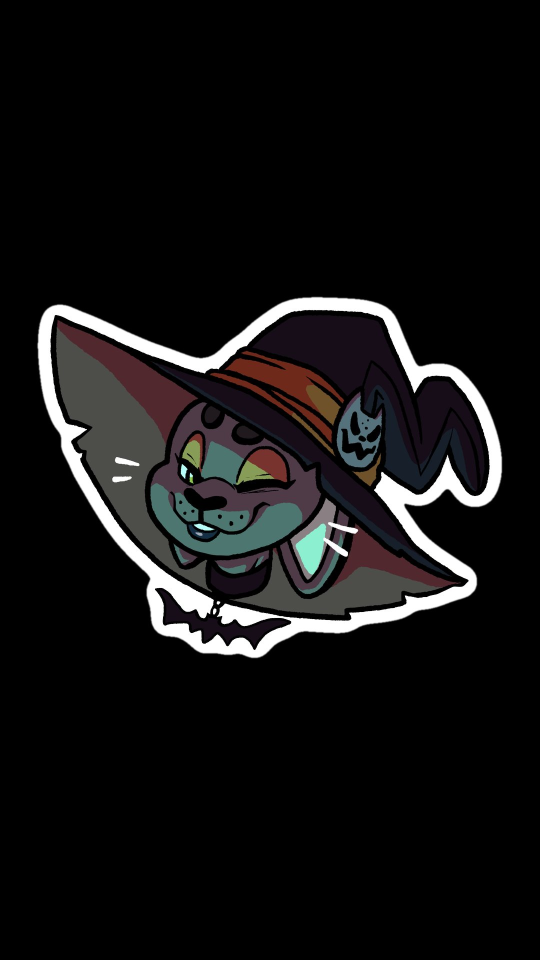
#> input picture tools/samsung-a145f/splash/witch-cat.png, 1080 x 1920 px, found by its file name (shown at 1/2 size)
$ python make_splash.py tools/samsung-a145f/splash/witch-cat.png
#> lines starting #> are read from the running program, lines starting #| are printed output that depends on the picture
#!/usr/bin/env python3
"""Turn a picture into board/samsung/a145f-splash.h (256-colour palette + RLE).

  python3 tools/samsung-a145f/make_splash.py tools/samsung-a145f/splash/witch-cat.png

The picture should have a black background (the framebuffer is black). It is
cropped to the non-black area, near-black noise (JPEG ringing) is flattened to
pure black, and the result is stored as run-length pairs of (count, palette
index), so a flat-coloured drawing costs a few hundred KiB at most.
Needs Pillow:  pip install pillow   (only to regenerate; the header is committed)
"""
import argparse, os, sys
from PIL import Image

ap = argparse.ArgumentParser()
ap.add_argument("image")
ap.add_argument("-o", "--out", default=os.path.join(
    os.path.dirname(__file__), "..", "..", "board", "samsung", "a145f-splash.h"))
ap.add_argument("--max-width", type=int, default=1000, help="scale down if wider (screen is 1080)")
ap.add_argument("--black", type=int, default=24, help="channels below this become pure black")
a = ap.parse_args()

im = Image.open(a.image).convert("RGB")
#> im is the input picture: PIL image 1080x1920 RGB; mean R, G, B 19.8, 18.9, 19.1
px = im.load()
W, H = im.size
#> W = 1080; H = 1920
for y in range(H):
    for x in range(W):
        r, g, b = px[x, y]
        if max(r, g, b) < a.black:
            px[x, y] = (0, 0, 0)
bbox = im.point(lambda v: 255 if v else 0).convert("L").getbbox()
#> bbox = (74, 593, 1005, 1317)
if not bbox:
    sys.exit("error: picture is all black")
pad = 8
bbox = (max(0, bbox[0] - pad), max(0, bbox[1] - pad), min(W, bbox[2] + pad), min(H, bbox[3] + pad))
#> bbox = (66, 585, 1013, 1325)
im = im.crop(bbox)
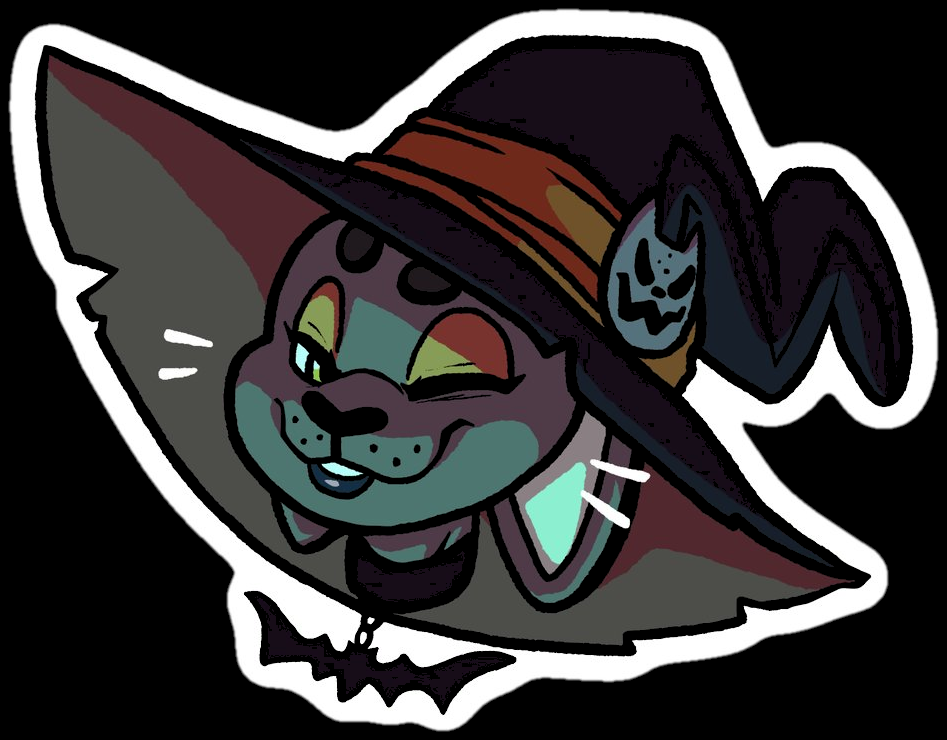
#> im: PIL image 947x740 RGB; mean R, G, B 57.7, 55.4, 55.8
if im.width > a.max_width:
    im = im.resize((a.max_width, round(im.height * a.max_width / im.width)), Image.LANCZOS)
w, h = im.size
#> w = 947; h = 740
q = im.quantize(colors=256, method=Image.Quantize.MEDIANCUT, dither=Image.Dither.NONE)
pal = q.getpalette()[:768]
#> pal = 768 values, max 255 at index 0, min 0 at index 765, mean 95.05
pal += [0] * (768 - len(pal))
# make sure pure black is palette entry 0 so empty areas are exact
idx = list(q.get_flattened_data()) if hasattr(q, "get_flattened_data") else list(q.getdata())
#> idx = 700780 items
black = next((i for i in range(256) if pal[3*i:3*i+3] == [0, 0, 0]), None)
#> black = 255
if black is None:
    black = min(range(256), key=lambda i: sum(pal[3*i:3*i+3]))
    pal[3*black:3*black+3] = [0, 0, 0]
rle = bytearray()
i, n = 0, len(idx)
#> i = 0; n = 700780
while i < n:
    v, j = idx[i], i
    while j < n and idx[j] == v and j - i < 255:
        j += 1
    rle += bytes((j - i, v))
    i = j
#> this loop made 137050 passes
#> (v, i) on passes 1 to 3: (255, 255), (255, 510), (255, 765)
words = [(0xFF << 24) | (pal[3*k] << 16) | (pal[3*k+1] << 8) | pal[3*k+2] for k in range(256)]
#> words = 256 values, max 4294967295 at index 0, min 4278190080 at index 255, mean 4.28e+09

with open(a.out, "w") as f:
    f.write("/* SPDX-License-Identifier: GPL-2.0 */\n"
            "/* Generated by tools/samsung-a145f/make_splash.py from %s. Do not edit. */\n"
            "#ifndef A145F_SPLASH_H\n#define A145F_SPLASH_H\n\n"
            "#define A145F_SPLASH_WIDTH %d\n#define A145F_SPLASH_HEIGHT %d\n"
            "#define A145F_SPLASH_RLE_LEN %d\n\n" % (os.path.basename(a.image), w, h, len(rle)))
    f.write("/* 0xAARRGGBB, entry 0 or the darkest entry is pure black */\n"
            "static const unsigned int a145f_splash_pal[256] = {\n")
    for k in range(0, 256, 8):
        f.write("\t" + ", ".join("0x%08x" % x for x in words[k:k+8]) + ",\n")
    f.write("};\n\n/* (count, palette index) pairs, row-major */\n"
            "static const unsigned char a145f_splash_rle[] = {\n")
    for k in range(0, len(rle), 24):
        f.write("\t" + ", ".join("%d" % x for x in rle[k:k+24]) + ",\n")
#> this loop made 11421 passes
#> k on passes 2 to 4: 24, 48, 72
    f.write("};\n\n#endif\n")
print("splash %dx%d, %d RLE bytes -> %s" % (w, h, len(rle), os.path.relpath(a.out)))
#| splash 947x740, 274100 RLE bytes -> ../../board/samsung/a145f-splash.h
